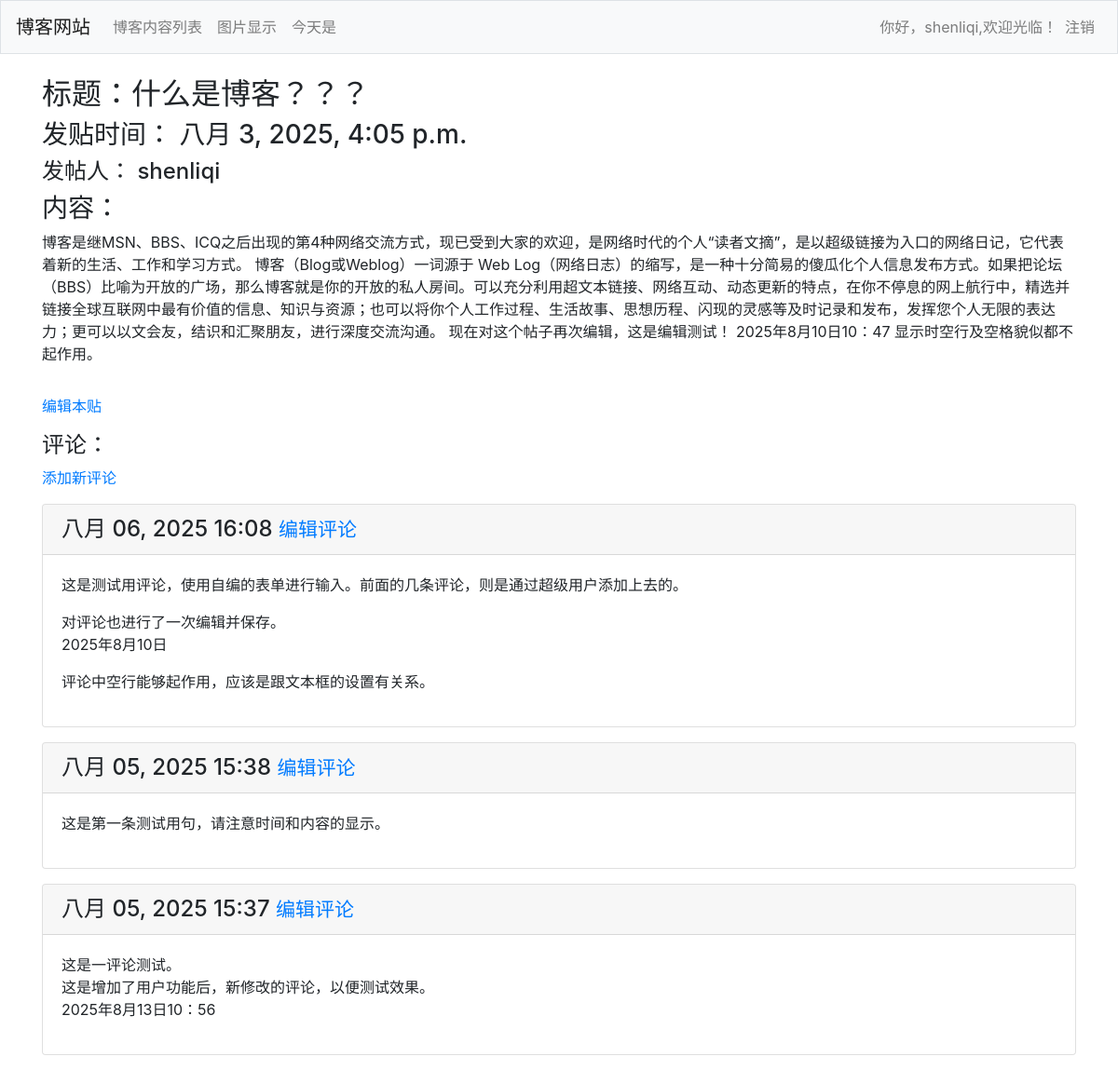
Screenshot of /blogposts/1/ (signed in) with the database file from the repository.
### blogs/models.py (models this page shows, shortened)
class BlogPost(models.Model):
    title = models.CharField(max_length=200)
    text = models.TextField()
    date_added = models.DateTimeField(auto_now_add=True)
    owner = models.ForeignKey(User, on_delete=models.CASCADE)
    def __str__(self):
        return self.title

class Comment(models.Model):
    blogpost = models.ForeignKey(BlogPost, on_delete=models.CASCADE)
    text = models.TextField()
    date_added = models.DateTimeField(auto_now_add=True)
    class Meta:
        verbose_name_plural = 'comments'

### blogs/views.py (the view)
# urls.py: path('blogposts/<int:blogpost_id>/', views.blogpost, name='blogpost'),
@login_required
def blogpost(request, blogpost_id):
    blogpost = BlogPost.objects.get(id=blogpost_id)
    if blogpost.owner != request.user:
        raise Http404
    comments = blogpost.comment_set.order_by('-date_added')
    context = {'blogpost':blogpost, 'comments':comments}
    return render(request, 'blogs/blogpost.html', context)

### blogs/templates/blogs/blogpost.html
{% extends 'blogs/base.html' %}
{% block page_header %}
  <h2>标题：{{ blogpost }} </h2>
  <h3>  发贴时间： {{ blogpost.date_added }}</h3>
  <h4> 发帖人： {{ blogpost.owner }}</h4>
  <h3>内容：</h3>
    <p>{{ blogpost.text }} </p>
{% endblock page_header %}
{% block content %}
  <p>
    <a href="{% url 'blogs:edit_blog' blogpost.id %}">编辑本贴</a>
  </p>
  <h4>评论：</h4>
  <p>
    <a href="{% url 'blogs:new_comment' blogpost.id %}">添加新评论</a>
  </p>
  {% for comment in comments %}
    <div class="card mb-3">
      <h4 class="card-header">
      {{ comment.date_added|date:'M d, Y H:i' }}
      <small><a href="{% url 'blogs:edit_comment' comment.id %}">编辑评论</a></small>
      </h4>
      <div class="card-body">
        {{ comment.text|linebreaks }}
      </div>
    </div>
   {% empty %}
      <p> 没有评论！欢迎您来写评论！</p>
   {% endfor %}
{% endblock content %}

### blogs/templates/blogs/base.html (shortened to what this page needs)
{% load bootstrap4 %}
<!doctype html>
<html lang="en">
<head>
  {% bootstrap_css %}
</head>
<body>
  <nav class="navbar navbar-expand-md navbar-light bg-light mb-4 border">
    <a class="navbar-brand" href="{% url 'blogs:index' %}">博客网站</a>
    <div class="collapse navbar-collapse" id="navbarCollapse">
      <ul class="navbar-nav mr-auto">
        <li class="nav-item">
          <a class="nav-link" href="{% url 'blogs:blogposts' %}">
            博客内容列表</a>
        </li>
        <li class="nav-item">
          <a class="nav-link" href="{% url 'blogs:image' %}">
            图片显示</a>
        </li>
        <li class="nav-item">
          <a class="nav-link" href="#">
            今天是{{ now }} </a>
        </li>
      </ul>
      <ul class="navbar-nav ml-auto">
        {% if user.is_authenticated %}
          <li class="nav-item">
            <span class="navbar-text">你好，{{ user.username }},欢迎光临！</span>
          </li>
          <li class="nav-item">
            <a class="nav-link" href="{% url 'users:logout' %}">注销</a>
          </li>
        {% endif %}
      </ul>
    </div>
  </nav>
  <main role="main" class="container">
    <div class="pb-2 mb-2 border-botton">
      {% block page_header %}{% endblock page_header %}
    </div>
    <div>
      {% block content %}{% endblock content %}
    </div>
  </main>
</body>
</html>

### rows the page displays
BlogPost: title "什么是博客？？？", date_added "八月 3, 2025, 4:05 p.m.", owner "shenliqi", text "博客是继MSN、BBS、ICQ之后出现的第4种网络交流方式，现已受到大家的欢迎，是网络时代的个人“读者文摘”，是以超级链接为入口的网络日记，它代表着新的生活、工作和学习方式。 博客（Blog或Weblog）一词源于 Web Log（网络日志）的缩写，是一种十分简易的傻瓜化个人信息发布方式。如果把论坛（BBS）比喻为开放的广场，那么博客就是你的开放的私人房间。可以充分利用超文本链接、网络互动、动态更新的特点，在你不停息的网上航行中，精选并链接全球互联网中最有价值的信息、知识与资源；也可以将你个人工作过程、生活故事、思想历程、闪现的灵感等及时记录和发布，发挥您个人无限的表达力；更可以以文会友，结识和汇聚朋友，进行深度交流沟通。 现在对这个帖子再次编辑，这是编辑测试！ 2025年8月10日10：47 显示时空行及空格貌似都不起作用。"
Comment: date_added "八月 06, 2025 16:08", text "这是测试用评论，使用自编的表单进行输入。前面的几条评论，则是通过超级用户添加上去的。 对评论也进行了一次编辑并保存。 2025年8月10日 评论中空行能够起作用，应该是跟文本框的设置有关系。"
Comment: date_added "八月 05, 2025 15:38", text "这是第一条测试用句，请注意时间和内容的显示。"
Comment: date_added "八月 05, 2025 15:37", text "这是一评论测试。 这是增加了用户功能后，新修改的评论，以便测试效果。 2025年8月13日10：56"

### other values shown
{{ user.username }} "shenliqi"
